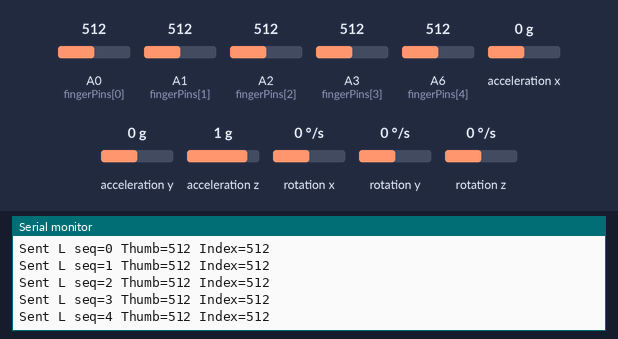
Bench run of a sketch on a simulated Arduino Nano, built with avr-gcc and run on an emulated ATmega328P. On the bench: the last lines printed to the serial monitor. Wiring (inferred from the names in the program): MPU-6050 motion sensor at I2C address 0x68. The inputs (shaded band) are chosen by the test bench; at power-on: A0 (fingerPins[0]) = 512, A1 (fingerPins[1]) = 512, A2 (fingerPins[2]) = 512, A3 (fingerPins[3]) = 512, A6 (fingerPins[4]) = 512, acceleration x 0 g, acceleration y 0 g, acceleration z 1 g, rotation x 0 °/s, rotation y 0 °/s, rotation z 0 °/s. No radio packets arrive unless stated.

Above: at 1.2 s.
1.3 s: A0 (fingerPins[0]) set to 716
At 1.42 s:
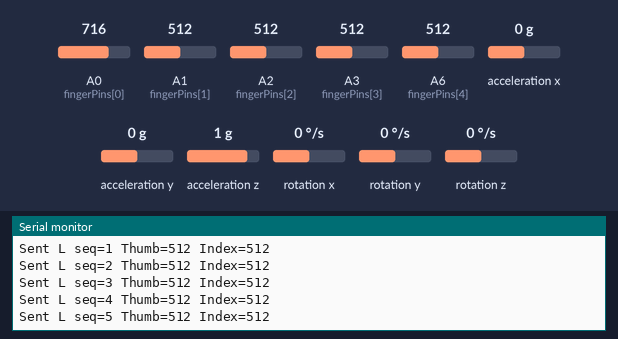
2.8 s: A1 (fingerPins[1]) set to 716
At 2.82 s:
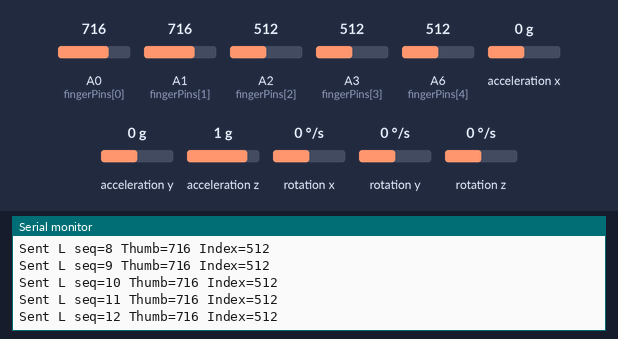
4.3 s: A0 (fingerPins[0]) set to 992
At 4.42 s:
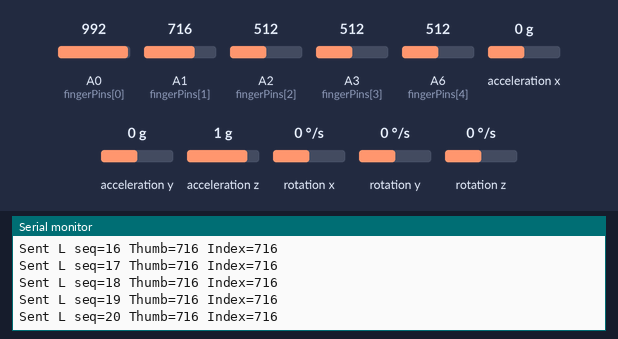
5.8 s: A1 (fingerPins[1]) set to 992
At 5.82 s:
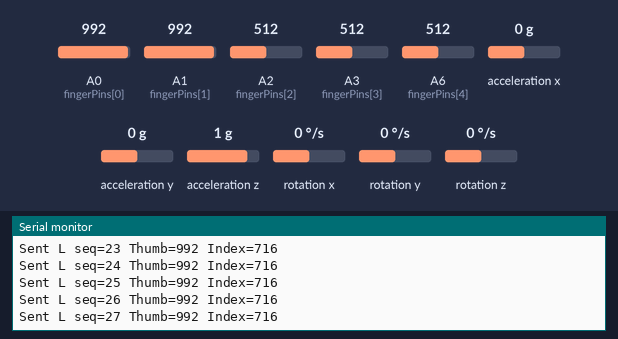
Timing chart, 0 to 8.3 s (numbered marks = the images above; inputs shaded):
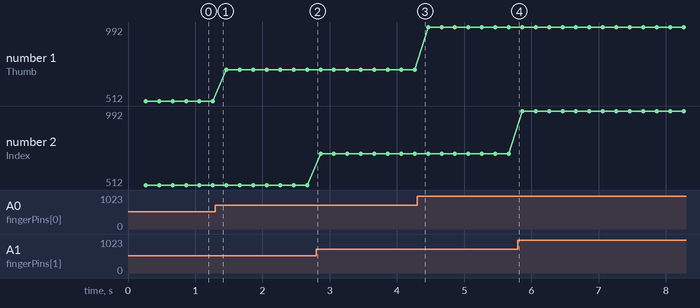

Measured:
- plotted number 1: 512 → 716 after the input at 1.3 s, 716 → 992 after the input at 4.3 s

The sketch:

left_aux_tx.ino
```cpp
/*

  left_aux_tx.ino

  第二版汇总 - 左手辅助发送程序


  Hardware role:

  - Left hand is an auxiliary node.

  - It reads left-hand finger sensors and MPU6050.

  - It sends compact sensor packets to the right master through 315M using RadioHead.

  - It does not control the main demo flow. If the 315M link is unstable, the right hand still works.


  Wiring:

  - 315M TX DATA / ATAD -> Nano D13

  - Fingers: Thumb=A0, Index=A1, Middle=A2, Ring=A3, Pinky=A6

  - MPU6050 I2C: SDA=A4, SCL=A5


  Required libraries:

  - Wire

  - SPI

  - RadioHead: RH_ASK

*/


#include <Wire.h>

#include <SPI.h>

#include <RH_ASK.h>


#define RF_TX_PIN 13

#define MPU_ADDR 0x68


const uint8_t fingerPins[5] = {A0, A1, A2, A3, A6};

const unsigned long SEND_INTERVAL_MS = 200;  // 5Hz, lower rate improves 315M stability


// RH_ASK(speed, rxPin, txPin, pttPin). rxPin/pttPin are unused placeholders here.

RH_ASK rfDriver(2000, 11, RF_TX_PIN, 10);


struct __attribute__((packed)) LeftPacket {

  uint8_t magic;      // 'L'

  uint8_t seq;

  uint16_t thumb;

  uint16_t index;

  uint16_t middle;

  uint16_t ring;

  uint16_t pinky;

  int16_t ax;

  int16_t ay;

  int16_t gz;

  uint8_t checksum;

};


uint8_t seqNo = 0;

unsigned long lastSendMs = 0;


uint8_t calcChecksum(const uint8_t *data, uint8_t len) {

  uint8_t sum = 0;

  for (uint8_t i = 0; i < len; i++) sum ^= data[i];

  return sum;

}


bool readMPU(int16_t &ax, int16_t &ay, int16_t &gz) {

  Wire.beginTransmission(MPU_ADDR);

  Wire.write(0x3B);

  if (Wire.endTransmission(false) != 0) return false;


  uint8_t n = Wire.requestFrom(MPU_ADDR, 14, true);

  if (n < 14) return false;


  ax = Wire.read() << 8 | Wire.read();

  ay = Wire.read() << 8 | Wire.read();

  Wire.read(); Wire.read(); // az ignored for compact packet

  Wire.read(); Wire.read(); // temperature ignored

  Wire.read(); Wire.read(); // gx ignored

  Wire.read(); Wire.read(); // gy ignored

  gz = Wire.read() << 8 | Wire.read();

  return true;

}


LeftPacket makePacket() {

  LeftPacket pkt;

  pkt.magic = 'L';

  pkt.seq = seqNo++;

  pkt.thumb = analogRead(fingerPins[0]);

  pkt.index = analogRead(fingerPins[1]);

  pkt.middle = analogRead(fingerPins[2]);

  pkt.ring = analogRead(fingerPins[3]);

  pkt.pinky = analogRead(fingerPins[4]);

  pkt.ax = 0;

  pkt.ay = 0;

  pkt.gz = 0;


  int16_t axRaw = 0, ayRaw = 0, gzRaw = 0;

  if (readMPU(axRaw, ayRaw, gzRaw)) {

    // Scale down to keep values compact and consistent with old sign-language format.

    pkt.ax = axRaw / 100;

    pkt.ay = ayRaw / 100;

    pkt.gz = gzRaw / 100;

  }


  pkt.checksum = calcChecksum((uint8_t *)&pkt, sizeof(LeftPacket) - 1);

  return pkt;

}


void initMPU() {

  Wire.beginTransmission(MPU_ADDR);

  Wire.write(0x6B);

  Wire.write(0);

  byte err = Wire.endTransmission(true);

  if (err == 0) {

    Serial.println("MPU6050 OK");

  } else {

    Serial.println("MPU6050 warning: check I2C wiring");

  }

}


void setup() {

  Serial.begin(9600);

  Wire.begin();


  Serial.println("Left auxiliary transmitter booting...");


  initMPU();


  if (!rfDriver.init()) {

    Serial.println("RadioHead TX init failed");

  } else {

    Serial.println("RadioHead TX ready on D13");

  }

}


void loop() {

  unsigned long now = millis();

  if (now - lastSendMs >= SEND_INTERVAL_MS) {

    lastSendMs = now;


    LeftPacket pkt = makePacket();

    rfDriver.send((uint8_t *)&pkt, sizeof(pkt));

    rfDriver.waitPacketSent();


    Serial.print("Sent L seq="); Serial.print(pkt.seq);

    Serial.print(" Thumb="); Serial.print(pkt.thumb);

    Serial.print(" Index="); Serial.println(pkt.index);

  }

}
```
